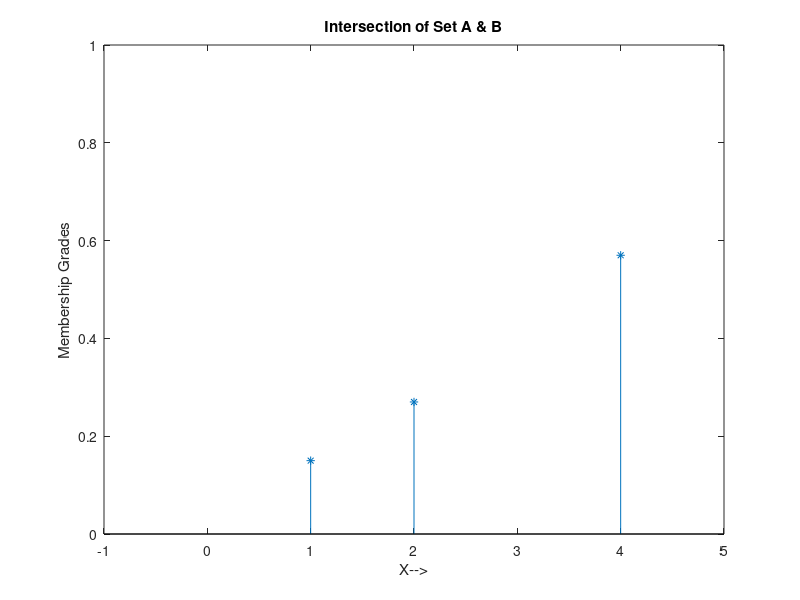

MATLAB code for this plot:
clc
clear
close all
% Defining fuzzy set A
mfa=[0.15 0.27 0.47 0.57];
a=[1 2 3 4];
% Defining fuzzy set B
mfb=[0.35 0.48 0.58 0.69];
b=[1 2 4 5];

i=1;j=1;k=1;
intersect=[];
newd=[];
%Intersection =  min(mfa,mfb)
while(or((i<length(a)),(j<length(b))))
    if(a(i)<b(j))
        i=i+1;
    elseif(a(i)>b(j))
        j=j+1;
    else
        intersect(k) = min(mfa(i),mfb(j));
        newd(k) = a(i);
        i=i+1;
        j=j+1;
        k=k+1;
    end
end
newd
intersect
stem(newd, intersect,'*');
axis([-1 5 0 1]);
xlabel('X-->');
ylabel('Membership Grades');
title('Intersection of Set A & B');